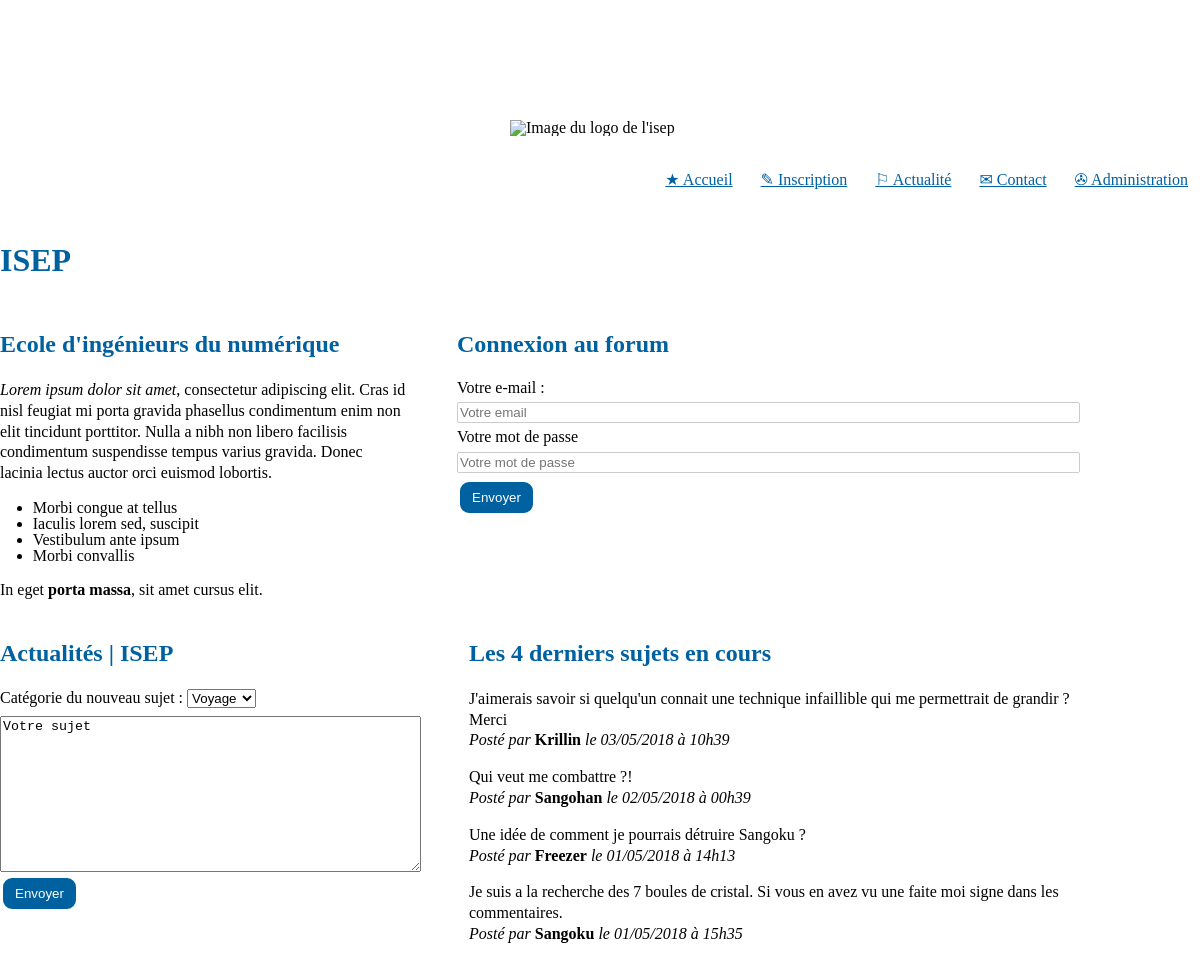
The page /php/index.php on the database as committed earlier.
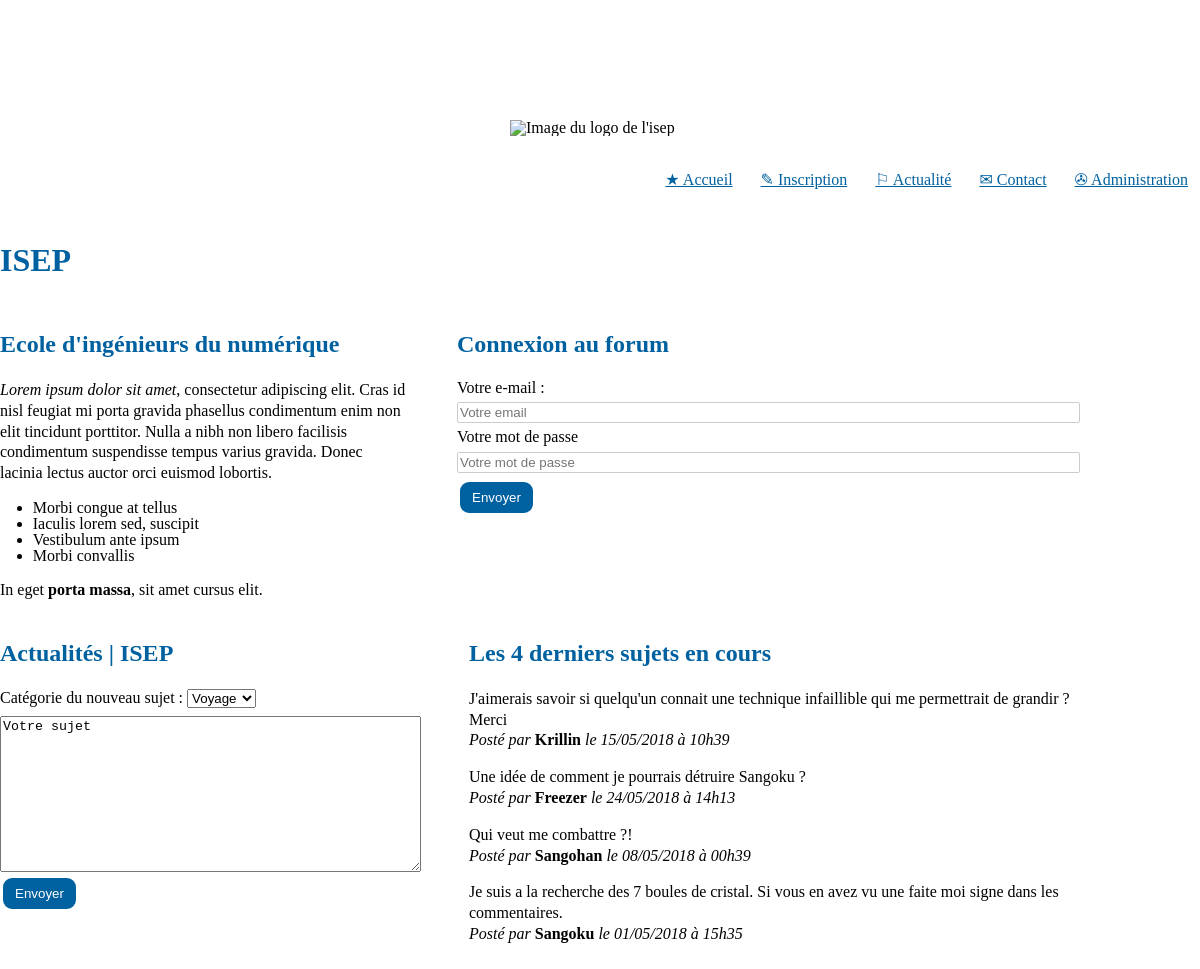
The same page on the database as committed later.
### tables this page shows
CREATE TABLE IF NOT EXISTS `subjects` (
  `id` int(11) NOT NULL AUTO_INCREMENT,
  `content` text NOT NULL,
  `category` varchar(100) NOT NULL DEFAULT 'Autre',
  `dateTime` datetime NOT NULL DEFAULT CURRENT_TIMESTAMP,
  `user_id` int(11) NOT NULL,
  PRIMARY KEY (`id`)
);

CREATE TABLE IF NOT EXISTS `users` (
  `id` int(11) NOT NULL AUTO_INCREMENT,
  `name` varchar(100) NOT NULL,
  `last_name` varchar(100) NOT NULL,
  `mail` varchar(100) NOT NULL,
  `pass` varchar(100) NOT NULL,
  PRIMARY KEY (`id`)
);

### php/controllers/fonctions.php (called while the page is built, shortened)
<?php
include "models/requetes.php";
function isUserConnected(){
    return isset($_SESSION['user_name'])?true:false;
}

### php/controllers/mainController.php (called while the page is built, shortened)
<?php
if (!isset($_GET['function']) || empty($_GET['function'])) {
    $function = "default";
} else {
    $function = $_GET['function'];
}
switch ($function) {
    case 'default':
        $vue = "accueil";
        break;
}
require "views/header.php";
include('views/' . $vue . '.php');

### php/models/requetes.php (called while the page is built, shortened)
<?php
function get_subjects(PDO $bdd, int $n, string $filtre): array {
    $statement = $bdd->prepare('SELECT subjects.id AS subject_id, subjects.dateTime AS subjectDateTime,MAX(responses.dateTime) AS lastResponseDateTime, subjects.category, subjects.content AS subjectContent,users.name AS subjectUserName
                                         FROM ((subjects
                                         INNER JOIN users ON subjects.user_id = users.id )
                                         /*Pour aussi récupérer les sujets qui n ont pas encore de réponses on utilise LEFT JOIN*/
                                         LEFT JOIN responses ON responses.subject_id = subjects.id)
                                         WHERE '.$filtre.'
                                         GROUP BY subjects.id
                                         ORDER  BY lastResponseDateTime DESC
                                         LIMIT '.$n);
    $statement->execute();
    $return = $statement->fetchAll();
    return $return;
}

### php/views/fonctions.php (the view, shortened to what this page needs)
<?php
function displayConnexion(){
    if(isUserConnected()){
        echo displayDeconnexion();
    }
    else{
        include 'connexion.php';
    }
}
function displayInscription(){
    if(!isUserConnected()){
        echo ("<a href=\"index.php?cible=mainController&function=bouttonInscription\" class=\"liens\">&#9998; Inscription</a>");
    }
}
function dateFr($dateUS){
    $dateFR = strftime('%d-%m-%Y',strtotime($dateUS));
    $dateFRslash=str_replace (  '-' , '/' ,$dateFR);
    return $dateFRslash;
}
function heureFr(string $heureUS){
    $heureFr = explode(' ',$heureUS);
    $heureFr1 = substr_replace($heureFr[1], '', -3, 3);
    $heureFr2 =str_replace (  ':' , 'h' ,$heureFr1);
    return $heureFr2;
}
function recupereSubjects($bdd,$n,$where){
    $subjects = get_subjects($bdd,$n,$where);
    foreach ($subjects as $key=>$elm){
        $subjects[$key]['subjectDate'] = dateFr($subjects[$key]['subjectDateTime']);
        $subjects[$key]['subjectTime'] = heureFr($subjects[$key]['subjectDateTime']);
    }
    return $subjects;
}
function displaySubjects($bdd,$n,$Filter){
    $subjects = recupereSubjects($bdd,$n,$Filter);
    foreach ($subjects as $key=>$elm){
        echo(
            "<p>"
                . $subjects[$key]['subjectContent'] ." <br>
                <em>Posté par</em> <strong>". $subjects[$key]['subjectUserName'] ."</strong> <em>le ". $subjects[$key]['subjectDate'] ." à " . $subjects[$key]['subjectTime'] . " </em>
            </p>"
        );
    }
}

Rows that differ between the two databases and show on the page:
changed subjects "Krillin": subjectDate "03/05/2018" → "15/05/2018"
changed subjects "Une idée de comment je pourrais détruire Sangoku ?": subjectDate "01/05/2018" → "24/05/2018"; moves up the list
changed subjects "Qui veut me combattre ?!": subjectDate "02/05/2018" → "08/05/2018"
